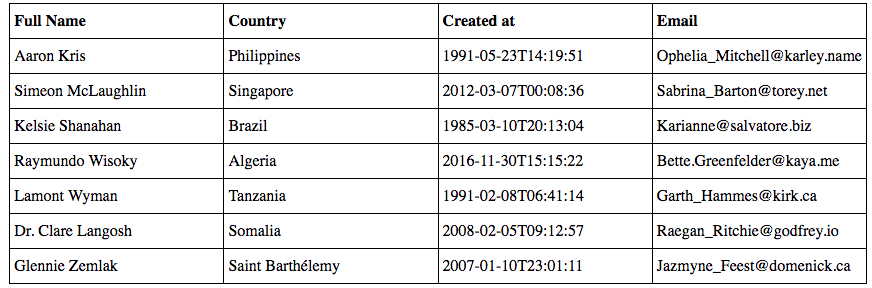
#> input picture output1.png, 872 x 288 px, found by its file name; its folder holds only this picture in this run
$ python preprocess.py ../output1.png ../output1.png ../output1.png   (older library calls are emulated)
#> lines starting #> are read from the running program, lines starting #| are printed output that depends on the picture; after the words box and inside, x2 and y2 are one past the last pixel; in counts of white or black regions, pixels touching at a corner belong together
import sys, copy, cv2, scipy, os
import scipy
from skimage.morphology import thin
import numpy as np
from skimage.filters import threshold_sauvola
from PIL import Image
import logging
import csv

sys.stderr = open('errorlog.txt','w')
LOG_FILENAME='status.log'
logging.basicConfig(filename=LOG_FILENAME,level=logging.DEBUG)

#Sauvola binarization- local thresholding technique: Instead of calculating a single global threshold for the entire image, several thresholds are calculated for every pixel by using specific formulae that take into account the mean and standard deviation of the local neighborhood (defined by a window centered around the pixel)
#Reference: J. Sauvola and M. Pietikainen,"Adaptive document image binarization",Pattern Recognition 33(2), pp. 225-236, 2000. Elsevier.
#URL: DOI:10.1016/S0031-3203(99)00055-2

def binarization(image):
	binarized_image = copy.deepcopy(image)
	window_size = 33 #Parameter window_size determines the size of the window that contains the surrounding pixels, window size must be odd and greater than 1
	thresh_matrix = threshold_sauvola(image, window_size=window_size) #Return matrix of thresholds
	sauvola_image = image > thresh_matrix	#Comparing pixel value with the threshold
	binarized_image[sauvola_image == False] = 0
	binarized_image[sauvola_image == True] = 255
	return binarized_image

#thins the binary_sauvola
def thin_image(DiagramOnly):
	#thinning the binary image (black: false, white: true)
	thinned = thin(DiagramOnly==0, max_iter = 9) #DiagramOnly==0 means thin the pixels with value 0(since foreground has value 0)
	#max_iter: Regardless of this parameter, the thinned image is returned immediately if an iteration produces no change. If this parameter is specified it thus sets an upper bound on the number of iterations performed.

	# image_res is a thinned grayscale image(unique values 0 and 255)
	DiagramOnly[thinned==True]=0
	DiagramOnly[thinned==False]=255
	return DiagramOnly

#marks different connected components
def Segmentation(image):
	#scipy.ndimage.label takes 0 to be background and all non-zero to be foreground, so we need to change image as follows:

	# setting foreground pixels to 1 (initially foreground pixels [black] have value 0 in grayscale format)
	image[image == 0] = 1
	# setting background pixels to 0
	image[image == 255] = 0

	# array([[1,1,1],[1,1,1],[1,1,1]]) is A structuring element that defines feature connections.
	# segmented_matrix is an array where elements of each disconnected component are numbered uniquely, num_segments is the number of disconnected components
	segmented_matrix, num_segments = scipy.ndimage.label(image,np.array([[1,1,1],[1,1,1],[1,1,1]]))
	#structuring element ([[0,1,0],[1,1,1],[0,1,0]]) works on our dataset which has thick edges in diagrams. For thin edged diagrams or to be on the safe side, use structuring element ([[1,1,1],[1,1,1],[1,1,1]]) - it might join some nearly connected labels with main diagram but at least the main diagram edges will surely not be lost during disconnection.

	#np.savetxt("export_log.csv",segmented_matrix, delimiter=",")
	#logging.debug("num_segments "+str(num_segments))

	# find_objects returns an array of bounding box coordinates of slices found [((x1,x2), (y1,y2)) , (..)] where x1x2y1y2 are coordinates for bounding box of first slice (ie. object)
	slices = scipy.ndimage.find_objects(segmented_matrix)

	#logging.debug("loc_array "+str(loc_array))

	return segmented_matrix, slices


#save and disconnects bounding box of labels
def DiagramTextSeperator(segmented_matrix, slices):

	#SegmentedComponents is a dictionary having index as key and the original image of that disconnected component as value
	SegmentedComponents = {idx:segmented_matrix[i] for idx, i in enumerate(slices)}	#Images of every disconnected component

	BiggestComponent = max(list(SegmentedComponents), key = lambda s: (SegmentedComponents[s].shape[0]*SegmentedComponents[s].shape[1]))	#Determining SegmentedComponent having max area
	AreaBiggestComponent = SegmentedComponents[BiggestComponent].shape[0]*SegmentedComponents[BiggestComponent].shape[1]

	DiagramOnly = copy.deepcopy(segmented_matrix)
	TextOnly = copy.deepcopy(segmented_matrix)

	for i, s in enumerate(SegmentedComponents):
		if(SegmentedComponents[i].shape[0] > SegmentedComponents[i].shape[1]):
			height = SegmentedComponents[i].shape[1]
			width = SegmentedComponents[i].shape[0]
		else:
			height = SegmentedComponents[i].shape[0]
			width = SegmentedComponents[i].shape[1]

		if(SegmentedComponents[i].shape[0]*SegmentedComponents[i].shape[1] < 0.02*AreaBiggestComponent and (height/width > 0.1)):
			DiagramOnly[DiagramOnly == i+1] = 0 #erase labels from original diagram
		else:
			TextOnly[TextOnly == i+1] = 0	#erase diagram from original diagram

	TextOnly[TextOnly != 0] = 1
	TextOnly[TextOnly == 0] = 255
	TextOnly[TextOnly == 1] = 0

	DiagramOnly[DiagramOnly != 0] = 1
	DiagramOnly[DiagramOnly == 0] = 255
	DiagramOnly[DiagramOnly == 1] = 0

	return DiagramOnly, TextOnly


def main():
	img_name = sys.argv[1]   # command line  argument
	path_in = sys.argv[2]# input image path
	path_op = sys.argv[3] # path to output folder

	# 255: white 0: black
	image = cv2.imread(path_in+img_name,0)  # 0 indicates reading image in grayscale
#> image: shape (288, 872); min 0, max 255, mean 233.4
	img_name = img_name.split(".")[0]; # extracts 104 from 104.png/104.jpg

	# padding the input image by 5 pixels on all 4 sides
	y = np.ones((5, image.shape[1])).astype(int)*255
	image = np.append(y,image,axis=0)
#> image: shape (293, 872) int64; 185 distinct labels, from 0 to 255
	image = np.append(image,y,axis=0)
#> image: shape (298, 872) int64; 185 distinct labels, from 0 to 255
	x = np.ones((image.shape[0],5)).astype(int)*255
	image = np.append(x,image,axis=1)
#> image: shape (298, 877) int64; 185 distinct labels, from 0 to 255
	image = np.append(image,x,axis=1)
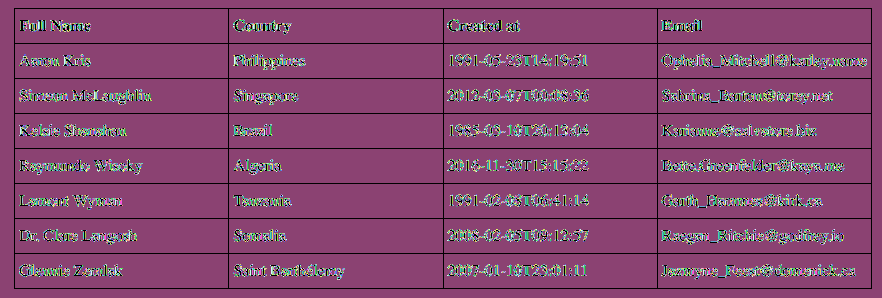
#> image: shape (298, 882) int64; 185 distinct labels, from 0 to 255; one colour per label, 0 black
	scipy.misc.imsave(path_op+img_name+"_afterpadding.png",image)

	binarized_image = binarization(image)
#> in binarization, `thresh_matrix = threshold_sauvola(image, window_size=window_size)`:
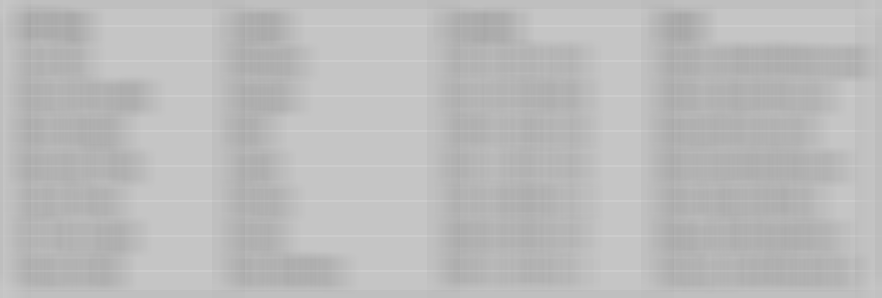
#> thresh_matrix: shape (298, 882) float64; min 167.1, max 204, mean 187.4
#> in binarization, `sauvola_image = image > thresh_matrix`:
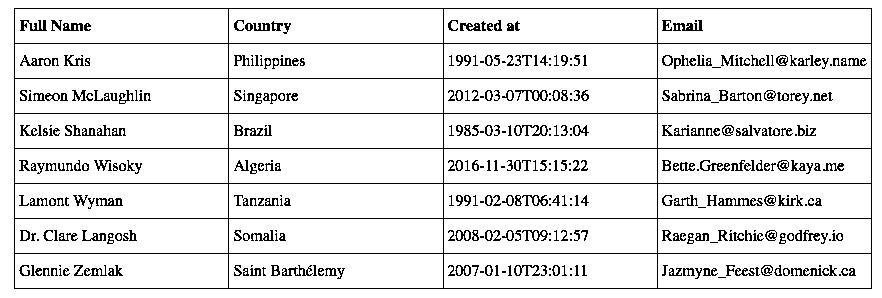
#> sauvola_image: shape (298, 882) bool; 90.7% white; black in thin lines or dots
#> in binarization, `binarized_image[sauvola_image == True] = 255`: binarized_image: shape (298, 882) int64; 90.7% white; black in thin lines or dots
	scipy.misc.imsave(path_op+img_name+"_binarized.png",binarized_image)
	logging.debug("Padding added")

	segmented_matrix, slices = Segmentation(binarized_image)
#> in Segmentation, `image[image == 0] = 1`: image: shape (298, 882) int64; values 1 (black) and 255 (white), 90.7% white; black in thin lines or dots
#> in Segmentation, `image[image == 255] = 0`: image: shape (298, 882) int64; values 0 (black) and 1 (white), 9.3% white in thin lines or dots
#> in Segmentation, `segmented_matrix, num_segments = scipy.ndimage.label(image,np.array([[..`:
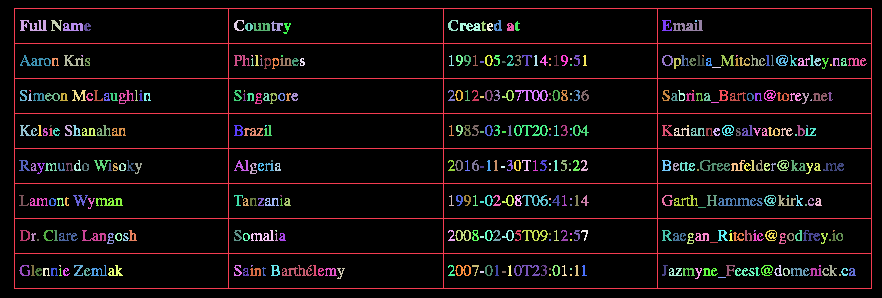
#> segmented_matrix: shape (298, 882) int32; 414 distinct labels, from 0 to 413; one colour per label, 0 black
#> in Segmentation, `segmented_matrix, num_segments = scipy.ndimage.label(image,np.array([[..`: num_segments = 413
#> in Segmentation, `slices = scipy.ndimage.find_objects(segmented_matrix)`: slices = 413 items
#> slices = 413 items

	DiagramOnly, TextOnly = DiagramTextSeperator(segmented_matrix, slices)
#> in DiagramTextSeperator, `BiggestComponent = max(list(SegmentedComponents), key = lambda s: (Seg..`: BiggestComponent = 0
#> the loop in DiagramTextSeperator, `for i, s in enumerate(SegmentedComponents):` made 413 passes
#> (height, width) on passes 1 to 12: (281, 858), (11, 27), (11, 11), (10, 11), (10, 11), (8, 11), (10, 11), (2, 2), (11, 30), (10, 12), (5, 10), (5, 10)
#> height on pass 100: 11
#> after the loop in DiagramTextSeperator, `for i, s in enumerate(SegmentedComponents):`:
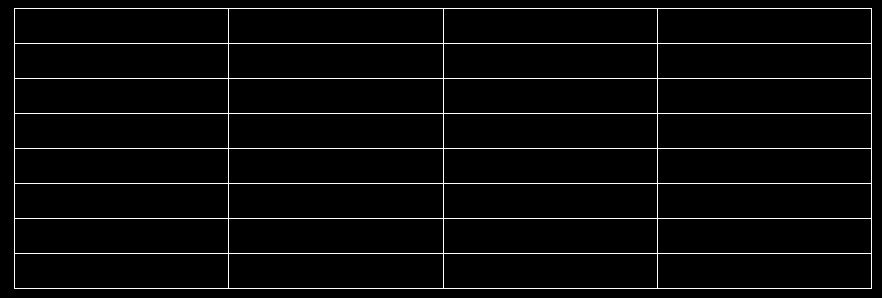
#> DiagramOnly: shape (298, 882) int32; values 0 (black) and 1 (white), 3.5% white in thin lines or dots
#> after the loop in DiagramTextSeperator, `for i, s in enumerate(SegmentedComponents):`:
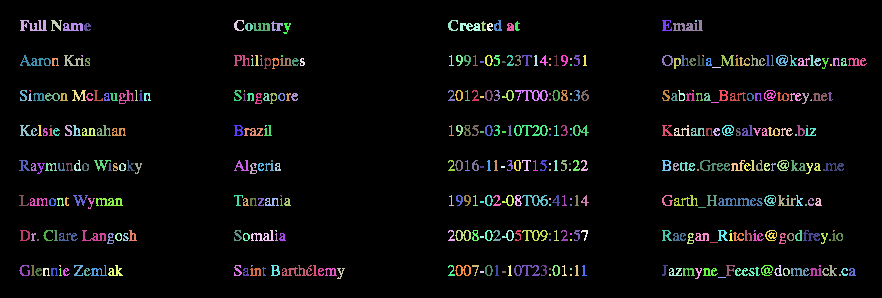
#> TextOnly: shape (298, 882) int32; 413 distinct labels, from 0 to 413; one colour per label, 0 black
#> in DiagramTextSeperator, `TextOnly[TextOnly != 0] = 1`:
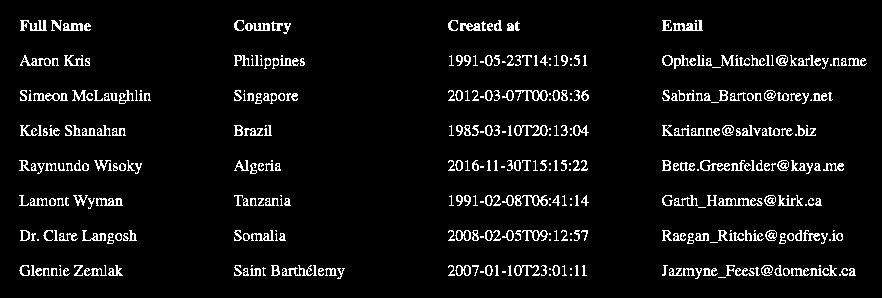
#> TextOnly: shape (298, 882) int32; values 0 (black) and 1 (white), 5.8% white in thin lines or dots, all inside (x1, y1, x2, y2) = (19, 20, 867, 279)
#> in DiagramTextSeperator, `DiagramOnly[DiagramOnly == 0] = 255`: DiagramOnly: shape (298, 882) int32; values 1 (black) and 255 (white), 96.5% white; black in thin lines or dots
#> in DiagramTextSeperator, `DiagramOnly[DiagramOnly == 1] = 0`: DiagramOnly: shape (298, 882) int32; 96.5% white; black in thin lines or dots
	scipy.misc.imsave(path_op+img_name+"_DiagramOnly.png", DiagramOnly)
	scipy.misc.imsave(path_op+img_name+"_TextOnly.png", TextOnly)

	ThinnedDiagramOnly = thin_image(DiagramOnly)
#> in thin_image, `thinned = thin(DiagramOnly==0, max_iter = 9)`: thinned: shape (298, 882) bool; 3.4% white in thin lines or dots
#> in thin_image, `DiagramOnly[thinned==False]=255`: DiagramOnly: shape (298, 882) int32; 96.6% white; black in thin lines or dots
	scipy.misc.imsave(path_op+img_name+"_thinned.png",ThinnedDiagramOnly)   #using thinned_partial

main()
